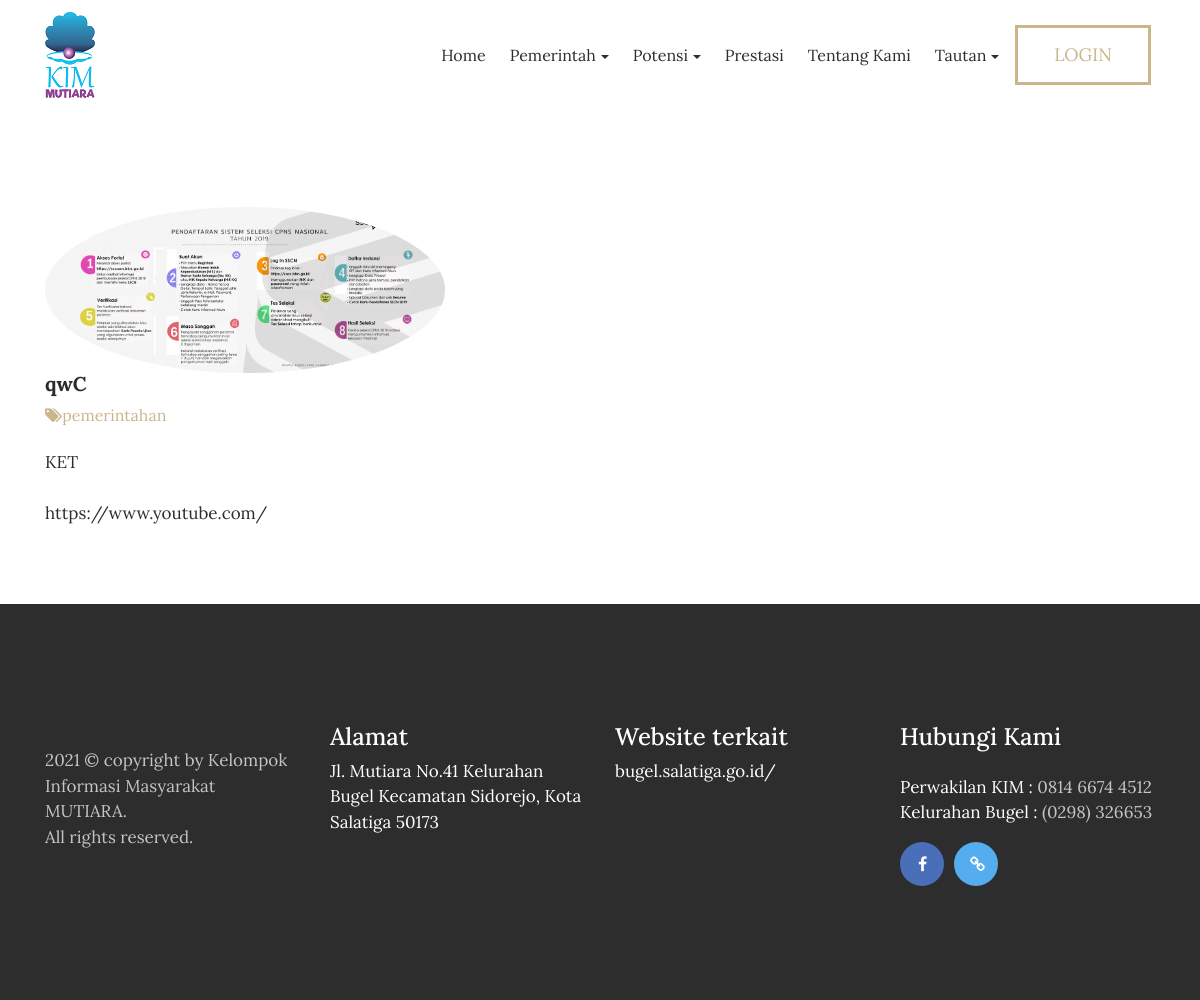
The app's page /index.php/DashboardUser/view/135 with its own data.
### tables this page shows
CREATE TABLE `postingan_tb` (
  `id` int(5) NOT NULL,
  `nama` varchar(255) NOT NULL,
  `kategori` varchar(255) NOT NULL,
  `sub_kategori` varchar(255) DEFAULT NULL,
  `keterangan` varchar(30000) NOT NULL,
  `deskripsi` varchar(255) NOT NULL,
  `gambar` varchar(255) DEFAULT NULL,
  `pembaca` int(5) DEFAULT NULL,
  `created_at` timestamp NOT NULL DEFAULT current_timestamp(),
  `delete_at` timestamp NULL DEFAULT NULL
);

### application/libraries/Template.php (called while the page is built)
<?php if (! defined('BASEPATH')) exit ('No Direct script allowed');
class Template {
    var $template_data = array();
    function  set ($name, $value)
    {
        $this->template_data[$name] = $value;
    }
    function load($template = '', $view = '', $view_data = array(), $return = false)
    {
        $this->CI =& get_instance();
        $this->set('konten', $this->CI->load->view($view, $view_data, TRUE));
        return $this->CI->load->view($template, $this->template_data, $return);
    }
}

### application/controllers/DashboardUser.php (called while the page is built, shortened)
<?php
class DashboardUser extends CI_Controller
{
    public function view($id_postingan)
    {
        $cari  = $this->db->get_where('postingan_tb', array('id' => $id_postingan));
        if ($cari->num_rows() > 0 ) {
            $data['detail'] = $cari->row_array();
            $data['tautan'] = $this->SiteUmum->getDataTautan()->result_array();
            $this->template->load('user/master', 'user/view_', $data);
        } else {
            show_404();
        }
    }
}

### index.php (called while the page is built, shortened)
<?php
require_once BASEPATH.'core/CodeIgniter.php';

### application/views/user/view_.php (the view)
	<div class="container">
		<div class="row">
			<div class="col-md-12">
		 <?php
		  $array = array('jpg', 'png', 'jpeg');
		  $exp = explode('.', $detail['gambar']);
		 if(!in_array($exp[1], $array)) {?>
		 	<div class="blog-title_block">
					<h4><b><?= $detail['nama']?></b></h4>
					<a href="#"><i class="fa fa-tags" aria-hidden="true"></i><span><?php echo $detail['kategori'];?></span></a></h6>
				<?= $detail['keterangan'];?>
				</div>
			<video src="<?php echo base_url().'images/uploads/'.$detail['gambar']?>" class="blog-image_block" alt="<?= $detail['nama']?>"width="400px"controls>
                           <?php } else { ?>
			<img src="<?php echo base_url().'images/uploads/'.$detail['gambar']?>" class="blog-image_block" alt="<?= $detail['nama']?>" width="400px">
           <?php } ?>
				<div class="blog-title_block">
					<h4><b><?= $detail['nama']?></b></h4>
					<a href="#"><i class="fa fa-tags" aria-hidden="true"></i><span><?php echo $detail['kategori'];?></span></a></h6>
				<?= $detail['keterangan'];?>
				</div>
			</div>
		</div>
	</div>
</section>

### records on screen
postingan_tb: gambar (picture), nama "qwC", kategori "pemerintahan", keterangan "KET https://www.youtube.com/"
